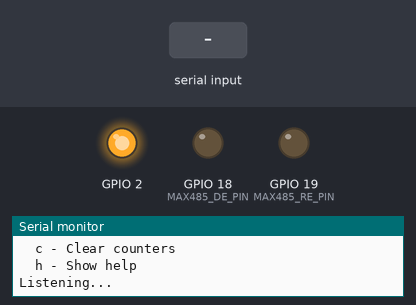
This sketch was run on a simulated ESP32. Shown: output pins drawn as LEDs (lit = HIGH), the last lines printed to the serial monitor. The test bench sets the inputs (shaded band).

Above: at 3.4 s.
3.5 s: "s" received over the second serial link
At 5.8 s:
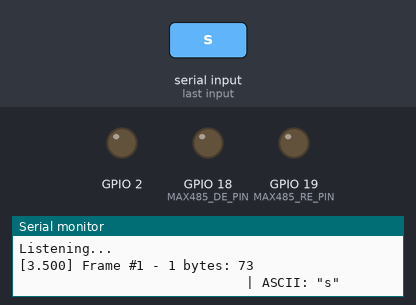
6.5 s: "S" received over the second serial link
9.5 s: "i" received over the second serial link
Timing chart, 0 to 12.0 s (numbered marks = the images above; inputs shaded):
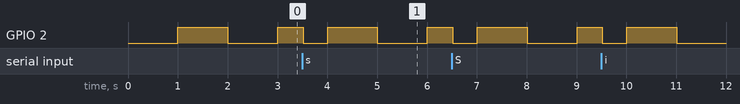

The sketch:

rs485_sniffer.ino
```cpp
/*
 * RS485 ESPHome Monitor - Clean Version
 * 4800 baud, ODD parity, 8-O-1 configuration
 * MAX485 module support
 * Shows both frame view and stream view (single line)
 * No automatic statistics (manual with 'i' command)
 */

#include <HardwareSerial.h>

// MAX485 connections
#define RS485_RX_PIN 16
#define MAX485_RE_PIN 19
#define MAX485_DE_PIN 18

// Configuration
#define BAUD_RATE 4800
HardwareSerial rs485(2);

// Statistics
unsigned long totalBytes = 0;
unsigned long totalFrames = 0;
unsigned long startTime = 0;

// Modes
bool streamMode = false;
unsigned long lastStreamByte = 0;
#define STREAM_TIMEOUT 100

void setup() {
  Serial.begin(115200);
  while (!Serial) delay(10);

  pinMode(2, OUTPUT);
  pinMode(MAX485_RE_PIN, OUTPUT);
  pinMode(MAX485_DE_PIN, OUTPUT);

  digitalWrite(MAX485_RE_PIN, LOW);
  digitalWrite(MAX485_DE_PIN, LOW);

  Serial.println("\n╔══════════════════════════════════════╗");
  Serial.println("║   ESPHOME RS485 MONITOR v2.0         ║");
  Serial.println("╠══════════════════════════════════════╣");
  Serial.print("║   Baud: ");
  Serial.print(BAUD_RATE);
  Serial.println("                         ║");
  Serial.println("║   Parity: ODD                        ║");
  Serial.println("║   Mode: Frames (press 's' for stream)║");
  Serial.println("╚══════════════════════════════════════╝");
  Serial.println();

  // Configure UART
  rs485.begin(BAUD_RATE, SERIAL_8O1, RS485_RX_PIN, -1);

  Serial.println("Commands:");
  Serial.println("  s - Toggle stream mode (single line)");
  Serial.println("  i - Show statistics");
  Serial.println("  c - Clear counters");
  Serial.println("  h - Show help");
  Serial.println();

  startTime = millis();
  Serial.println("Listening...\n");
}

void loop() {
  // LED heartbeat
  static unsigned long lastBlink = 0;
  if (millis() - lastBlink > 1000) {
    digitalWrite(2, !digitalRead(2));
    lastBlink = millis();
  }

  // Handle commands
  if (Serial.available()) {
    char cmd = Serial.read();

    if (cmd == 's' || cmd == 'S') {
      streamMode = !streamMode;
      Serial.print("\n\nStream mode: ");
      Serial.println(streamMode ? "ENABLED" : "DISABLED");
      if (streamMode) {
        Serial.println("Data shown continuously on one line");
        Serial.println("New line after 100ms gap\n");
      } else {
        Serial.println("Showing frames only\n");
      }
    } else if (cmd == 'i' || cmd == 'I') {
      printStatistics();
    } else if (cmd == 'c' || cmd == 'C') {
      totalBytes = 0;
      totalFrames = 0;
      Serial.println("\nCounters cleared\n");
    } else if (cmd == 'h' || cmd == 'H') {
      showHelp();
    }

    while (Serial.available()) Serial.read();
  }

  // Capture RS485 data
  if (rs485.available()) {
    digitalWrite(2, HIGH);

    if (streamMode) {
      // Stream mode - single line continuous
      if (millis() - lastStreamByte > STREAM_TIMEOUT) {
        if (totalBytes > 0) Serial.println();
        Serial.print("[Stream] ");
      }

      while (rs485.available() && totalBytes < 10000) {
        uint8_t byte = rs485.read();
        if (byte < 0x10) Serial.print("0");
        Serial.print(byte, HEX);
        Serial.print(" ");
        totalBytes++;
        lastStreamByte = millis();
      }
    } else {
      // Frame mode - grouped by timing
      totalFrames++;

      Serial.print("[");
      Serial.print(millis() / 1000);
      Serial.print(".");
      int ms = millis() % 1000;
      if (ms < 100) Serial.print("0");
      if (ms < 10) Serial.print("0");
      Serial.print(ms);
      Serial.print("] Frame #");
      Serial.print(totalFrames);
      Serial.print(" - ");

      int byteCount = 0;
      uint8_t frameBytes[64];

      while (rs485.available() && byteCount < 64) {
        frameBytes[byteCount] = rs485.read();
        byteCount++;
        totalBytes++;
      }

      Serial.print(byteCount);
      Serial.print(" bytes: ");

      // Print HEX
      for (int i = 0; i < byteCount; i++) {
        if (frameBytes[i] < 0x10) Serial.print("0");
        Serial.print(frameBytes[i], HEX);
        Serial.print(" ");
      }

      // Align and decode
      for (int i = byteCount; i < 16; i++) Serial.print("   ");
      Serial.print("| ");
      decodeFrame(frameBytes, byteCount);

      Serial.println();
    }

    delay(10);
    digitalWrite(2, LOW);
  }
}

void decodeFrame(uint8_t* bytes, int count) {
  if (count >= 4 && bytes[0] >= 1 && bytes[0] <= 247) {
    uint8_t slaveId = bytes[0];
    uint8_t functionCode = bytes[1];

    Serial.print("Modbus: ID=");
    Serial.print(slaveId);
    Serial.print(" FC=0x");
    if (functionCode < 0x10) Serial.print("0");
    Serial.print(functionCode, HEX);
    Serial.print(" ");

    switch (functionCode) {
      case 0x01: Serial.print("(Read Coils)"); break;
      case 0x02: Serial.print("(Read Discrete)"); break;
      case 0x03: Serial.print("(Read Holding)"); break;
      case 0x04: Serial.print("(Read Input)"); break;
      case 0x05: Serial.print("(Write Coil)"); break;
      case 0x06: Serial.print("(Write Register)"); break;
      case 0x10: Serial.print("(Write Multiple)"); break;
      default: Serial.print("(Unknown)"); break;
    }
    return;
  }

  // ASCII check
  bool hasAscii = false;
  for (int i = 0; i < count; i++) {
    if (bytes[i] >= 32 && bytes[i] <= 126) {
      hasAscii = true;
      break;
    }
  }

  if (hasAscii) {
    Serial.print("ASCII: \"");
    for (int i = 0; i < count && i < 16; i++) {
      if (bytes[i] >= 32 && bytes[i] <= 126) {
        Serial.print((char)bytes[i]);
      } else {
        Serial.print("·");
      }
    }
    Serial.print("\"");
  } else {
    Serial.print("Binary (");
    Serial.print(count);
    Serial.print(" bytes)");
  }
}

void printStatistics() {
  unsigned long uptime = (millis() - startTime) / 1000;

  Serial.println();
  Serial.println("╔══════════════════════════════════════╗");
  Serial.println("║   STATISTICS                         ║");
  Serial.println("╠══════════════════════════════════════╣");
  Serial.print("║   Uptime:     ");
  Serial.print(uptime);
  Serial.println("s                     ║");
  Serial.print("║   Frames:     ");
  Serial.print(totalFrames);
  Serial.println("                       ║");
  Serial.print("║   Bytes:      ");
  Serial.print(totalBytes);
  Serial.println("                       ║");
  if (totalFrames > 0) {
    Serial.print("║   Avg/Frame:  ");
    Serial.print(totalBytes / totalFrames, 1);
    Serial.println(" bytes                 ║");
  }
  Serial.print("║   Mode:       ");
  Serial.print(streamMode ? "Stream" : "Frames");
  Serial.println("                ║");
  Serial.println("╚══════════════════════════════════════╝");
  Serial.println();
}

void showHelp() {
  Serial.println("\n╔══════════════════════════════════════╗");
  Serial.println("║   HELP - Available Commands          ║");
  Serial.println("╠══════════════════════════════════════╣");
  Serial.println("║  s - Toggle stream mode              ║");
  Serial.println("║     (single line continuous output)  ║");
  Serial.println("║                                      ║");
  Serial.println("║  i - Show statistics                 ║");
  Serial.println("║     (uptime, frames, bytes, avg)     ║");
  Serial.println("║                                      ║");
  Serial.println("║  c - Clear counters                  ║");
  Serial.println("║     (reset frame and byte counts)    ║");
  Serial.println("║                                      ║");
  Serial.println("║  h - Show this help                  ║");
  Serial.println("╚══════════════════════════════════════╝");
  Serial.println();
}
```
